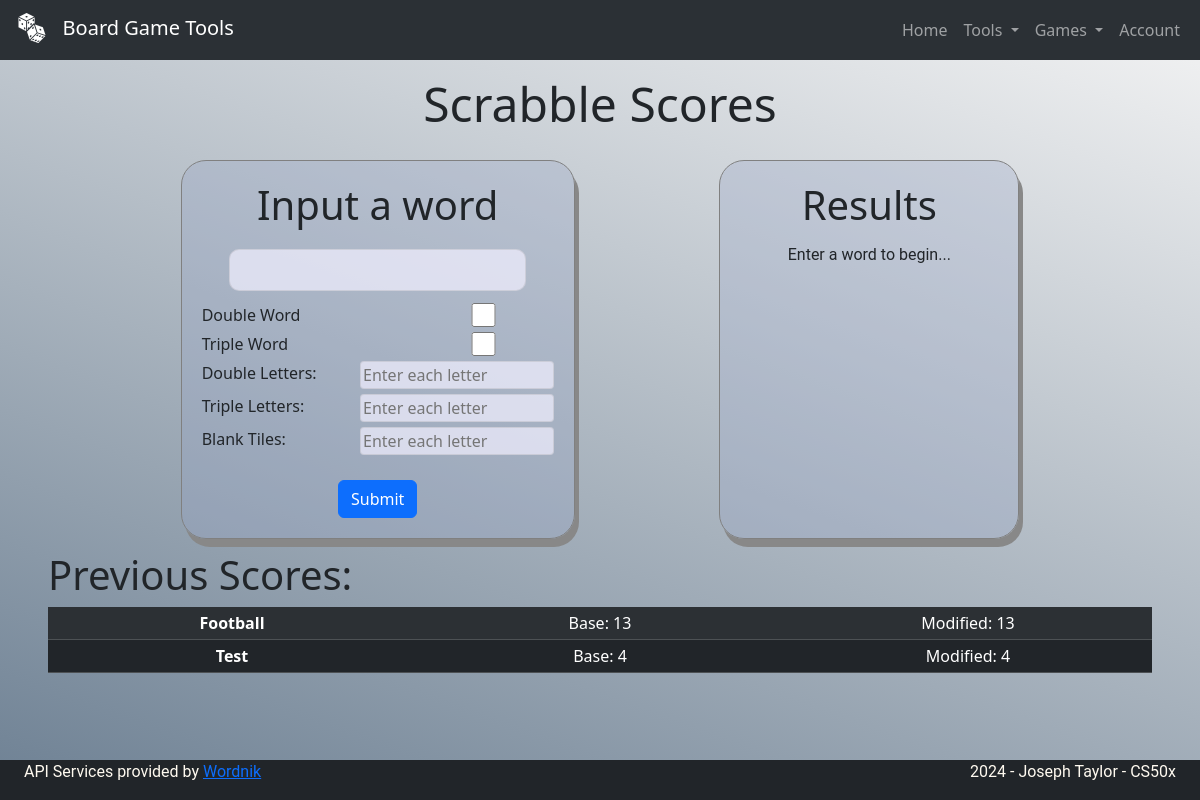
The app's page /games/scrabble (signed in) with its own data.
### tables this page shows
CREATE TABLE scrabble (id INTEGER PRIMARY KEY AUTOINCREMENT NOT NULL, user_id INTEGER NOT NULL, word TEXT, base_score INTEGER, mod_score INTEGER, FOREIGN KEY (user_id) REFERENCES users(id));

### app.py (the view)
@app.route("/games/scrabble", methods=["GET", "POST"])
def scrabble():
    if session.get("user_id") is None:
            history = None
    else:
        history = db.execute(
            "SELECT * FROM scrabble WHERE user_id = ? ORDER BY id DESC LIMIT 5", session.get("user_id")
        )
    if request.method == "POST":
        word = request.form.get("word").lower()
        if not word:
            return redirect("/games/scrabble")
        try:
            result = wordApi.getScrabbleScore(word).value
            modified_result = result
            if request.form.get("blank"):
                for i in blanks(request.form.get("blank")):
                    modified_result = modified_result - i
            if request.form.get("dbl-ltr"):
                for i in double_letter(request.form.get("dbl-ltr")):
                    modified_result = modified_result + i
            if request.form.get("trb-ltr"):
                for i in triple_letter(request.form.get("trb-ltr")):
                    modified_result = modified_result + i
            if request.form.get("dbl-wrd"):
                modified_result = double_word(modified_result)
            if request.form.get("trb-wrd"):
                modified_result = triple_word(modified_result)
        except:
            result = "Invalid Word"
            modified_result = "Invalid Word"
        if session.get("user_id") is not None:
            db_result = 0
            db_mod_result = 0
            if result != "Invalid Word":
                db_result = result
                db_mod_result = modified_result
            db.execute(
                "INSERT INTO scrabble (user_id, word, base_score, mod_score) VALUES (?,?,?,?)", session.get("user_id"), request.form.get("word").lower(), db_result, db_mod_result
            )
        return render_template("scrabble.html", word=word, result=result, score=modified_result, history=history)
    else:
        return render_template("scrabble.html", history=history)

### templates/scrabble.html (shortened to what this page needs)
{% extends "layout.html" %}
{% block main %}
<h1 class="display-5">Scrabble Scores</h1>
<div style="display:flex; justify-content: space-evenly; flex-direction: row; flex-wrap: wrap-reverse;">
    <div class="centred-input frosted">
        <div style="display:flex; flex-direction: column; justify-content: center; align-items: center;">
            <h2 class="display-6">Input a word</h2>
            <form method="post", action="/games/scrabble">
                <input class="centred-input" style="border-radius: 10px; height: 30px; width:100%; text-align: center;" type="text" name="word" required>
        </div>
        <div>
            <div style="display:flex; flex-direction: row; justify-content: space-between; padding-bottom: 5px;">
                <label for="dbl-wrd" style="text-align: right;">Double Word</label>
                <input type="checkbox" name="dbl-wrd">
            </div>
            <div style="display:flex; flex-direction: row; justify-content: space-between; padding-bottom: 5px;">
                <label for="trb-wrd">Triple Word</label>
                <input type="checkbox" name="trb-wrd">
            </div>
            <div style="display:flex; flex-direction: row; justify-content: space-between; padding-bottom: 5px;">
                <label for="dbl-ltr">Double Letters: </label>
                <input type="text" name="dbl-ltr" placeholder="Enter each letter" style="width: 55%">
            </div>
            <div style="display:flex; flex-direction: row; justify-content: space-between; padding-bottom: 5px;">
                <label for="trb-ltr">Triple Letters: </label>
                <input type="text" name="trb-ltr" placeholder="Enter each letter" style="width: 55%">
            </div>
            <div style="display:flex; flex-direction: row; justify-content: space-between; padding-bottom: 5px;">
                <label for="blank">Blank Tiles: </label>
                <input type="text" name="blank" placeholder="Enter each letter" style="width: 55%">
            </div>
        </div>
        <div class="centred-button">
            <button class="btn btn-primary">Submit</button>
        </div>
    </div>
    <div class="centred-input frosted" style="min-width: 300px; display:flex; flex-direction: column; align-items: center;">
        <h2 class="display-6">Results</h2>
        {% if not word %}
            <p style="padding-top:6px">Enter a word to begin...</p>
        {% endif %}
    </div>
</div>
<h2 class="display-6">Previous Scores:</h2>
<div>
    {% if history == None  %}
        <p> To view Scrabble score history, <a href="/register">create an account</a> or <a href="/login">log in</a></p>
    {% elif history | length == 0 %}
        <p> To view Scrabble score history, submit some words!</p>
    {% else %}
        <table class="table table-striped table-dark table-sm table-responsive">
            {% for i in range(history | length) %}
                <tr>
                    <td>
                        <strong>{{ history[i]["word"] | capitalize }}  </strong>
                    </td>
                    <td>
                        {% if history[i]["base_score"] != 0 %}
                            Base: {{ history[i]["base_score"] }}
                        {% else %}
                            <i>Invalid</i>
                        {% endif %}
                    </td>
                    <td>
                        {% if history[i]["base_score"] != 0 %}
                            Modified: {{ history[i]["mod_score"] }}
                        {% else %}
                            <i>Invalid</i>
                        {% endif %}
                    </td>
                </tr>
            {% endfor %}
        </table>
    {% endif %}
{% endblock %}
{% block footer %}
    <p>API Services provided by <a href="https://wordnik.com/">Wordnik</a></p>
{% endblock %}

### static/styles.css (style rules this page uses)
#page-container { position: relative; min-height: 100vh; background-color: whitesmoke; background-image: linear-gradient(20deg, rgb(109, 128, 147), whitesmoke); background-attachment: fixed; }
td { width: 150px; }
.centred-input { display: flex; flex-direction: column; padding: 20px; margin: 12px; justify-self: center; border: 1px solid grey ; border-radius: 25px; }
label { text-wrap: nowrap; }
input { width: 40%; }
.centred-button { display: flex; justify-content: center; margin-top: 20px; }
.display-5 { margin-bottom: 15px; text-align: center; }
p { font-family: roboto; font-size: 1em; }
table { width: 100%; text-align: center; }
.frosted { background-color: rgba(153, 165, 199, 0.3); box-shadow: 4px 8px #888888; }
.frosted input { background-color: rgba(243, 240, 255, 0.7); accent-color: rgb(243, 240, 255); border: 1px solid rgba(128, 128, 128, 0.2) ; border-radius: 4px; }
.display-5 { margin-top: 15px; }

### records on screen
scrabble: word "Football", base_score "13", mod_score "13"
scrabble: word "Test", base_score "4", mod_score "4"
